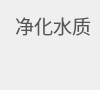
       <widget class="QWidget" name="Water_purification" native="true">
        <property name="minimumSize">
         <size>
          <width>100</width>
          <height>90</height>
         </size>
        </property>
        <property name="maximumSize">
         <size>
          <width>100</width>
          <height>90</height>
         </size>
        </property>
        <property name="font">
         <font>
          <pointsize>11</pointsize>
         </font>
        </property>
        <property name="styleSheet">
         <string notr="true">#Water_purification
{
	background-color: rgb(255, 255, 255);
	border-radius: 14px;
	border:1px solid rgb(217, 217, 217);
}</string>
        </property>
        <layout class="QGridLayout" name="gridLayout_19">
         <item row="0" column="0">
          <layout class="QGridLayout" name="gridLayout_20">
           <property name="topMargin">
            <number>0</number>
           </property>
           <property name="spacing">
            <number>0</number>
           </property>
           <item row="0" column="0" colspan="2">
            <widget class="QLabel" name="Water_purification_title">
             <property name="minimumSize">
              <size>
               <width>80</width>
               <height>25</height>
              </size>
             </property>
             <property name="maximumSize">
              <size>
               <width>80</width>
               <height>25</height>
              </size>
             </property>
             <property name="font">
              <font>
               <family>字魂布丁体(商用需授权)</family>
               <pointsize>14</pointsize>
              </font>
             </property>
             <property name="styleSheet">
              <string notr="true">color: rgb(86, 86, 86);</string>
             </property>
             <property name="text">
              <string>净化水质</string>
             </property>
             <property name="alignment">
              <set>Qt::AlignRight|Qt::AlignTrailing|Qt::AlignVCenter</set>
             </property>
            </widget>
           </item>
           <item row="1" column="0">
            <widget class="QLabel" name="Water_purification_icon">
             <property name="minimumSize">
              <size>
               <width>30</width>
               <height>30</height>
              </size>
             </property>
             <property name="maximumSize">
              <size>
               <width>30</width>
               <height>30</height>
              </size>
             </property>
             <property name="font">
              <font>
               <pointsize>6</pointsize>
              </font>
             </property>
             <property name="text">
              <string/>
             </property>
             <property name="pixmap">
              <pixmap resource="resource/resource.qrc">:/first/env_page/Water purification equipment.png</pixmap>
             </property>
             <property name="scaledContents">
              <bool>true</bool>
             </property>
            </widget>
           </item>
           <item row="1" column="1">
            <widget class="QWidget" name="mtoggleC" native="true">
             <property name="minimumSize">
              <size>
               <width>50</width>
               <height>38</height>
              </size>
             </property>
             <property name="maximumSize">
              <size>
               <width>50</width>
               <height>38</height>
              </size>
             </property>
             <property name="styleSheet">
              <string notr="true"/>
             </property>
            </widget>
           </item>
          </layout>
         </item>
        </layout>
       </widget>
